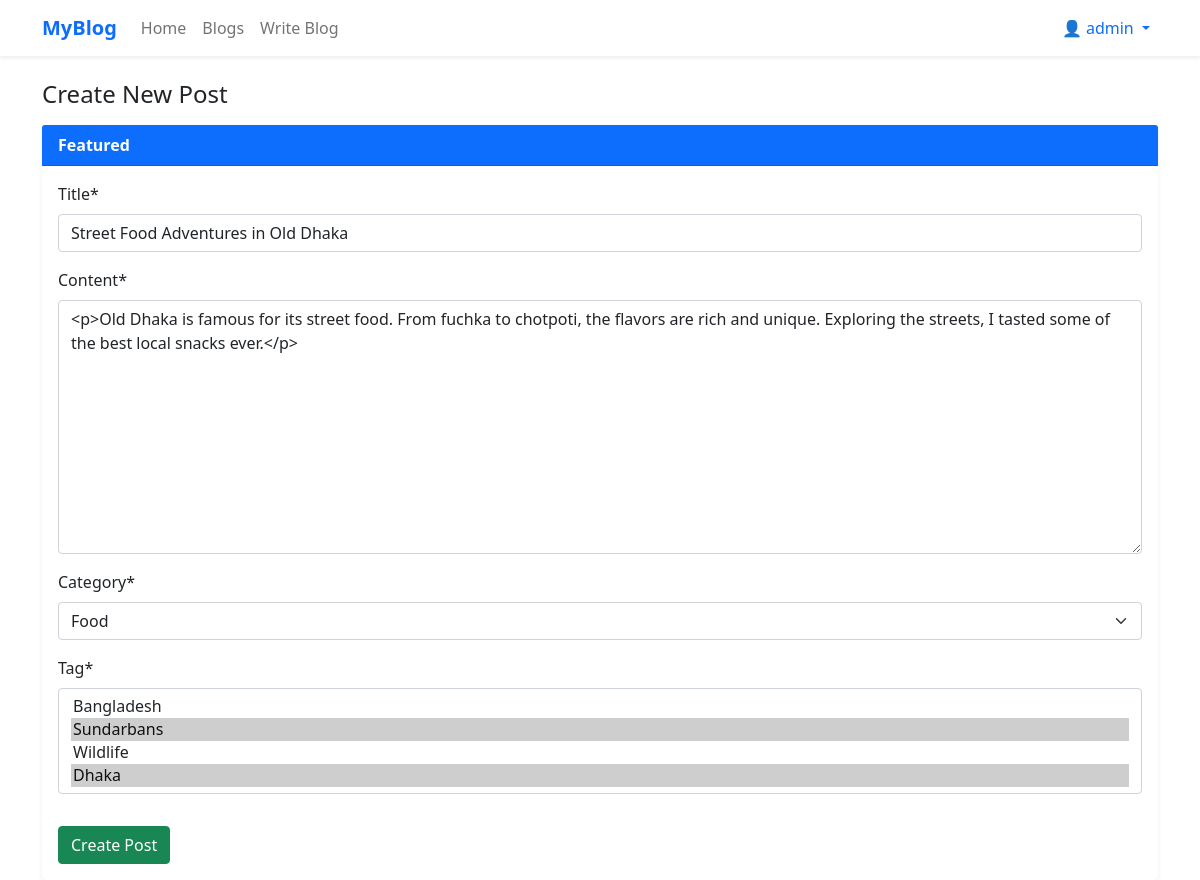
/post/update/22 (signed in), run on the app's committed database.
### blog/models.py (models this page shows, shortened)
class Post(models.Model):
    title = models.CharField(max_length=100)
    content = RichTextField()
    author = models.ForeignKey(User,on_delete=models.CASCADE)
    created_at = models.DateTimeField(auto_now_add=True)
    updated_at = models.DateTimeField(auto_now=True)
    category = models.ForeignKey(Category,on_delete=models.SET_NULL,null=True)
    tag = models.ManyToManyField(Tag)
    view_count = models.PositiveBigIntegerField(default = 0)
    liked_users = models.ManyToManyField(User,related_name = 'liked_posts')

### blog/views.py (the view)
# urls.py: path('post/update/<int:id>', views.post_update,name='post_update'),
@login_required
def post_update(request,id):
    post = get_object_or_404(Post,id=id)
    if request.method == 'POST':
        form = PostForm(request.POST,instance=post)
        if form.is_valid():
            form.save()
            return redirect('post_details',id=post.id)
    else:
        form = PostForm(instance=post)
    return render(request,'blog/post_create.html',{'form':form})

### blog/forms.py
class PostForm(forms.ModelForm):
    class Meta:
        model = Post
        fields = ['title','content','category','tag']

### blog/models.py (called while the page is built)
    def __str__(self):
        return self.name

    def __str__(self):
        return self.name

### templates/blog/post_create.html (shortened to what this page needs)
{% extends "blog/base.html" %}
{% load crispy_forms_tags %}
{% block content %}
<div class="container mt-4">
    <h4 class="mb-3">Create New Post</h4>
    <div class="card shadow-sm border-0">
        <div class="card-header bg-primary text-white fw-bold">
            Featured
        </div>
        <div class="card-body">
            <form action="" method="post">
                {{ form|crispy }}
                <button type="submit" class="btn btn-success mt-3">Create Post</button>
            </form>
        </div>
    </div>
</div>
{% endblock content %}

### templates/blog/navbar.html (shortened to what this page needs)
<nav class="navbar navbar-expand-lg navbar-light bg-white shadow-sm">
    <div class="container">
        <a class="navbar-brand fw-bold text-primary" href="{% url 'post_list' %}">MyBlog</a>
        <div class="collapse navbar-collapse" id="navbarSupportedContent">
            <ul class="navbar-nav me-auto mb-2 mb-lg-0">
                <li class="nav-item">
                    <a class="nav-link {% if request.path == '/' %}active fw-bold{% endif %}" href="{% url 'post_list' %}">Home</a>
                </li>
                <li class="nav-item">
                    <a class="nav-link {% if request.path == '/blogs/' %}active fw-bold{% endif %}" href="{% url 'post_list' %}">Blogs</a>
                </li>
                {% if user.is_authenticated %}
                <li class="nav-item">
                    <a class="nav-link" href="{% url 'post_create' %}">Write Blog </a>
                </li>
                {% endif %}
            </ul>
            <ul class="navbar-nav ms-auto">
                {% if user.is_authenticated %}
                <li class="nav-item dropdown">
                    <a class="nav-link dropdown-toggle text-primary fw-semibold" href="#" id="navbarDropdown" role="button"
                       data-bs-toggle="dropdown" aria-expanded="false">
                        👤 {{ user.username }}
                    </a>
                </li>
                {% endif %}
            </ul>
        </div>
    </div>
</nav>

### data on the page
Post: title "Street Food Adventures in Old Dhaka", content "<p>Old Dhaka is famous for its street food. From fuchka to chotpoti, the flavors are rich and unique. Exploring the streets, I tasted some of the best local snacks ever.</p>", category "Food"

### other printed values
{{ user.username }} "admin"
